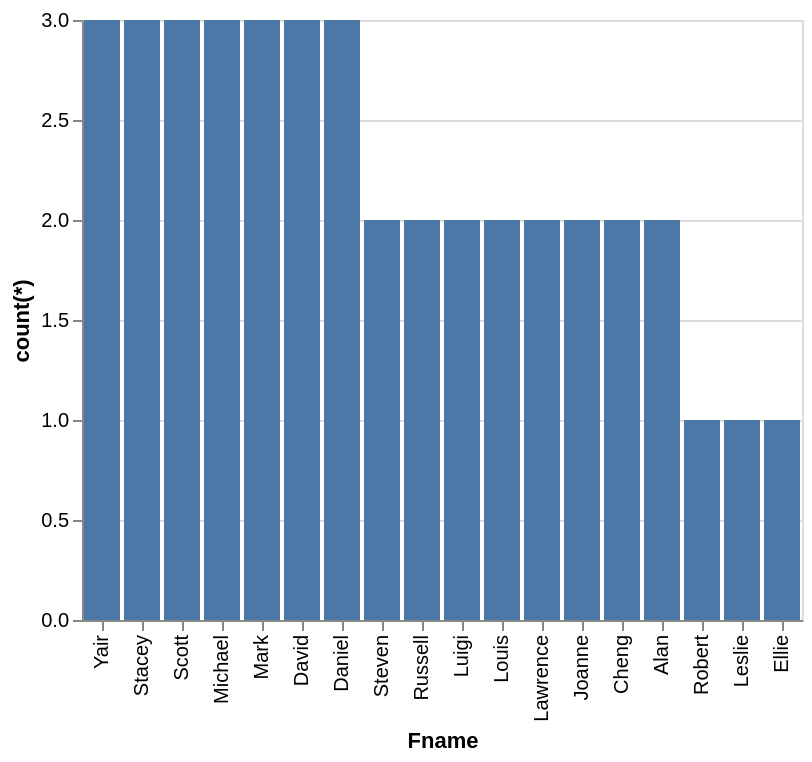

Vega-Lite specification for this chart:
### Vega-Lite specification from a JSON file in a GitHub repository (floating-point values rounded to 4 significant figures)
{"data": {"values": [{"x_data": "Yair", "y_data": 3}, {"x_data": "Stacey", "y_data": 3}, {"x_data": "Scott", "y_data": 3}, {"x_data": "Michael", "y_data": 3}, {"x_data": "Mark", "y_data": 3}, {"x_data": "David", "y_data": 3}, {"x_data": "Daniel", "y_data": 3}, {"x_data": "Steven", "y_data": 2}, {"x_data": "Russell", "y_data": 2}, {"x_data": "Luigi", "y_data": 2}, {"x_data": "Louis", "y_data": 2}, {"x_data": "Lawrence", "y_data": 2}, {"x_data": "Joanne", "y_data": 2}, {"x_data": "Cheng", "y_data": 2}, {"x_data": "Alan", "y_data": 2}, {"x_data": "Robert", "y_data": 1}, {"x_data": "Leslie", "y_data": 1}, {"x_data": "Ellie", "y_data": 1}]}, "mark": "bar", "encoding": {"x": {"field": "x_data", "type": "nominal", "title": "Fname", "sort": {"op": "sum", "field": "y_data", "order": "descending"}}, "y": {"field": "y_data", "type": "quantitative", "title": "count(*)"}}}
